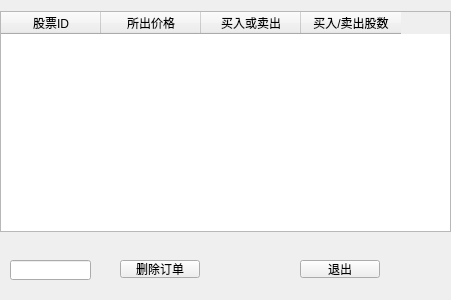
<?xml version="1.0" encoding="UTF-8"?>
<ui version="4.0">
 <class>dingdan</class>
 <widget class="QWidget" name="dingdan">
  <property name="geometry">
   <rect>
    <x>0</x>
    <y>0</y>
    <width>451</width>
    <height>300</height>
   </rect>
  </property>
  <property name="windowTitle">
   <string>订单</string>
  </property>
  <widget class="QTableWidget" name="tableWidget">
   <property name="geometry">
    <rect>
     <x>0</x>
     <y>11</y>
     <width>451</width>
     <height>221</height>
    </rect>
   </property>
   <column>
    <property name="text">
     <string>股票ID</string>
    </property>
   </column>
   <column>
    <property name="text">
     <string>所出价格</string>
    </property>
   </column>
   <column>
    <property name="text">
     <string>买入或卖出</string>
    </property>
   </column>
   <column>
    <property name="text">
     <string>买入/卖出股数</string>
    </property>
   </column>
  </widget>
  <widget class="QPushButton" name="close">
   <property name="geometry">
    <rect>
     <x>300</x>
     <y>260</y>
     <width>80</width>
     <height>18</height>
    </rect>
   </property>
   <property name="text">
    <string>退出</string>
   </property>
  </widget>
  <widget class="QPushButton" name="delete_2">
   <property name="geometry">
    <rect>
     <x>120</x>
     <y>260</y>
     <width>80</width>
     <height>18</height>
    </rect>
   </property>
   <property name="text">
    <string>删除订单</string>
   </property>
  </widget>
  <widget class="QLineEdit" name="deleteID">
   <property name="geometry">
    <rect>
     <x>10</x>
     <y>260</y>
     <width>81</width>
     <height>20</height>
    </rect>
   </property>
  </widget>
 </widget>
 <resources/>
 <connections/>
</ui>
